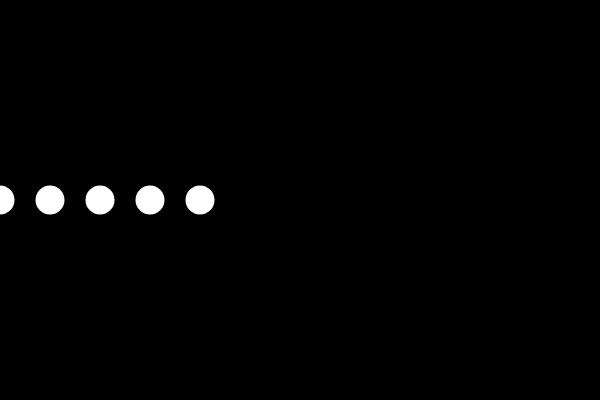
Frame 1 (no input)
Frame 60 (no input): identical to frame 1, image omitted
Frame 120 (the mouse pressed at the canvas centre since frame 60): identical to frame 1, image omitted

The p5.js sketch that drew this single still picture (run headless with seeded random() and noise() and a simulated clock; from frame 60 on, the mouse is pressed at the canvas centre):

// p5.js sketch
// ── sketch.js
function setup(){
    createCanvas(600, 400);
}

function draw(){
    background(0);
    strokeWeight(4);
    stroke(255);

    ellipse(0, 200, 25, 25,);
    ellipse(50, 200, 25, 25,);
    ellipse(100, 200, 25, 25,);
    ellipse(150, 200, 25, 25,);
    ellipse(200, 200, 25, 25,);
}
